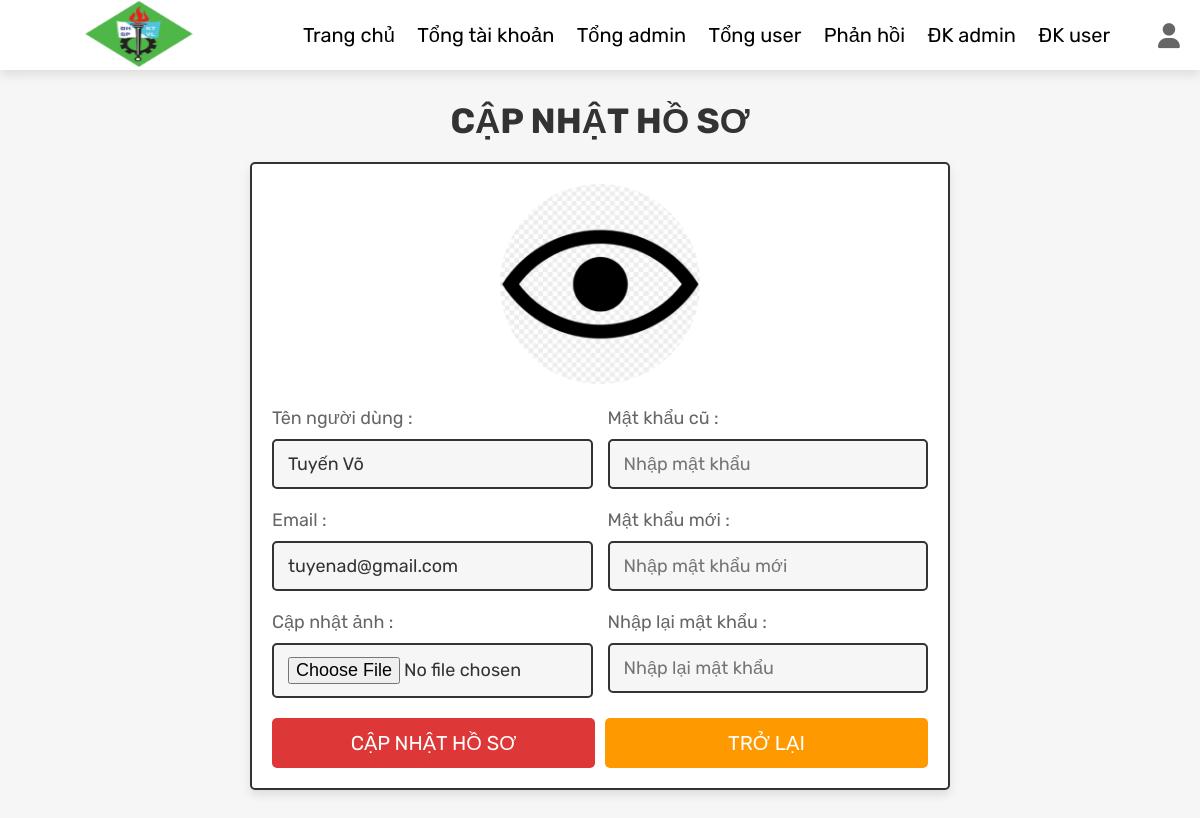
/admin_update_profile.php (signed in), run on the app's committed database.
### tables this page shows
CREATE TABLE `users` (
  `id` int(11) NOT NULL,
  `tensv` varchar(50) NOT NULL,
  `mssv` varchar(20) DEFAULT NULL,
  `cccd` varchar(20) DEFAULT NULL,
  `lop` varchar(20) DEFAULT NULL,
  `khoa` varchar(20) DEFAULT NULL,
  `namhoc` varchar(20) DEFAULT NULL,
  `email` varchar(50) NOT NULL,
  `password` varchar(100) NOT NULL,
  `user_type` varchar(20) NOT NULL,
  `image` varchar(100) NOT NULL
);

### admin_update_profile.php (the view, shortened to what this page needs)
<?php
@include 'config.php';
?>
<!DOCTYPE html>
<html lang="en">
<head>
   <link rel="stylesheet" href="https://cdnjs.cloudflare.com/ajax/libs/font-awesome/6.1.1/css/all.min.css">
   <link rel="stylesheet" href="css/components.css">
</head>
<body>
<?php include 'admin_header.php'; ?>
<section class="update-profile">
   <h1 class="title">cập nhật hồ sơ</h1>
   <form action="" method="POST" enctype="multipart/form-data">
      <img src="uploaded_img/<?= $fetch_profile['image']; ?>" alt="">
      <div class="flex">
         <div class="inputBox">
            <span>Tên người dùng :</span>
            <input type="text" name="tensv" value="<?= $fetch_profile['tensv']; ?>" placeholder="update username" required class="box">
            <span>Email :</span>
            <input type="email" name="email" value="<?= $fetch_profile['email']; ?>" placeholder="update email" required class="box">
            <span>Cập nhật ảnh :</span>
            <input type="file" name="image" accept="image/jpg, image/jpeg, image/png" class="box">
         </div>
         <div class="inputBox">
            <span>Mật khẩu cũ :</span>
            <input type="password" name="update_pass" placeholder="Nhập mật khẩu" class="box">
            <span>Mật khẩu mới :</span>
            <input type="password" name="new_pass" placeholder="Nhập mật khẩu mới" class="box">
            <span>Nhập lại mật khẩu :</span>
            <input type="password" name="confirm_pass" placeholder="Nhập lại mật khẩu" class="box">
         </div>
      </div>
      <div class="flex-btn">
         <input type="submit" class="btn" value="CẬP NHẬT HỒ SƠ" name="update_profile">
         <a href="admin_page.php" class="option-btn">TRỞ LẠI</a>
      </div>
   </form>
</section>
</body>
</html>

### css/components.css (style rules this page uses)
:root { --pink:#f2c4c4; --orange:#FF9900; --purble:#e1c7c5; --green:#00ff00; --red:#e74c3c; --black:#333; --light-color:#666; --white:#fff; --light-bg:#f6f6f6; --border:.2rem solid var(--black); --box-shadow:0 .5rem 1rem rgba(0,0,0,.1); }
* { font-family: 'Rubik', sans-serif; margin:0; padding:0; box-sizing: border-box; outline: none; border:none; text-decoration: none; }
body { background-color: var(--light-bg); }
html { font-size: 62.5%; overflow-x: hidden; scroll-behavior: smooth; scroll-padding-top: 6.5rem; }
section { padding:3rem 2rem; max-width: 1200px; margin:0 auto; }
.btn, .delete-btn, .option-btn { display: block; width: 100%; margin-top: 1rem; border-radius: .5rem; color:var(--white); font-size: 2rem; padding:1.3rem 3rem; text-transform: capitalize; cursor: pointer; text-align: center; }
.btn { background-color: #dd3737; }
.option-btn { background-color: var(--orange); }
.flex-btn { display: flex; flex-wrap: wrap; gap:1rem; }
.flex-btn > * { flex:1; }
.title { text-align: center; margin-bottom: 2rem; text-transform: uppercase; color:var(--black); font-size: 3.5rem; }
.update-profile form { max-width: 70rem; margin: 0 auto; background-color: var(--white); box-shadow: var(--box-shadow); border:var(--border); border-radius: .5rem; padding:2rem; text-align: center; }
.update-profile form .flex { display: flex; gap:1.5rem; justify-content: space-between; }
.update-profile form img { height: 20rem; width: 20rem; margin-bottom: 1rem; border-radius: 50%; object-fit: cover; }
.update-profile form .inputBox { text-align: left; width: 49%; }
.update-profile form .inputBox span { display: block; padding-top: 1rem; font-size: 1.8rem; color:var(--light-color); }
.update-profile form .inputBox .box { width: 100%; padding:1.2rem 1.4rem; font-size: 1.8rem; color:var(--black); border:var(--border); border-radius: .5rem; margin:1rem 0; background-color: var(--light-bg); }

### data on the page
users: image (picture), tensv "Tuyến Võ", email "tuyenad@gmail.com"
